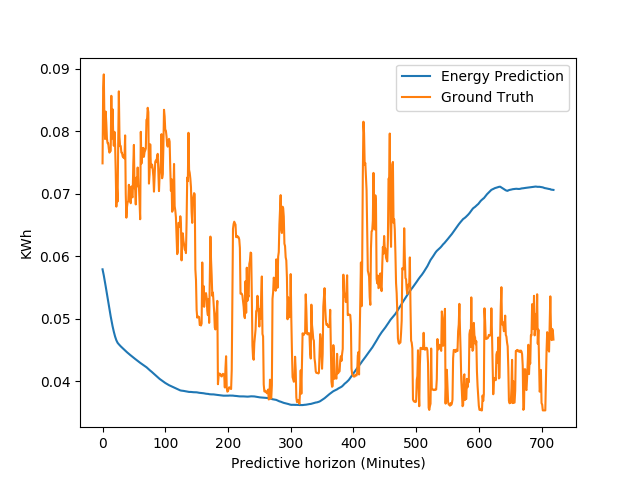

Write Python code to recreate this figure.
from __future__ import division
import datetime, pytz
from datetime import timedelta
from xbos import get_client
from xbos.services.pundat import DataClient, make_dataframe
from house import IEC

import numpy as np
import pandas as pd


# from matplotlib.pyplot import step, xlim, ylim, show
import matplotlib.pyplot as plt

c = get_client()
archiver = DataClient(c)

demand= "4d6e251a-48e1-3bc0-907d-7d5440c34bb9"

uuids = [demand]
now = datetime.datetime.utcnow().replace(tzinfo=pytz.timezone("UTC")).astimezone(tz=pytz.timezone("America/Los_Angeles"))

start = '"' + now.strftime('%Y-%m-%d %H:%M:%S') + ' PST"'
end = '"2017-9-21 00:00:00 PST"'


dfs = make_dataframe(archiver.window_uuids(uuids, end, start, '1min', timeout=120))

for uid, df in dfs.items():

	if uid == uuids[0]:
		if 'mean' in df.columns:
			df = df[['mean']]
		df.columns = ['House Consumption']

	dfs[uid] = df.resample('1min').mean()

uid, df = dfs.items()[0]

df = df/(1000*60)

print df.resample('60T').sum().describe()

"""
data = pd.DataFrame()
data.index = pd.DatetimeIndex(pd.datarange(HISTORICAL RANGE))
data['House Consumption'] = Kwh consumption (ANA LEPTO)
data = data.interpolate(max_time= '15T')
"""

df = df.tz_localize('UTC').tz_convert(pytz.timezone("America/Los_Angeles"))

yesterday = now - datetime.timedelta(hours=12)

prediction = IEC(df[:yesterday], prediction_window=12*60).predict(["Baseline Finder"])
#prices.index = data.index
#prices['US'] = Dollar/Kwh

index = np.arange(12*60)
plt.plot(index,prediction[["Baseline Finder"]], label="Energy Prediction")
plt.plot(index,df[["House Consumption"]][-12*60:], label="Ground Truth")
plt.xlabel('Predictive horizon (Minutes)')
plt.ylabel(r'KWh')
plt.legend()
plt.show()
#data * prices = posa plirwses
